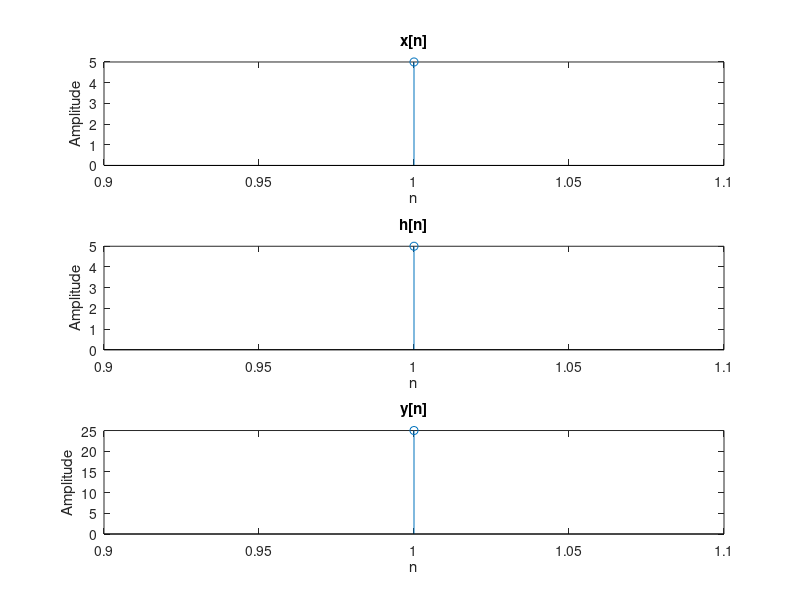

Source code (MATLAB):
x=input('Enter The First Sequence x[n] :');
h=input('Enter The Second Sequence h[n] :');
y=conv(x,h);
figure;
subplot(3,1,1);
stem(x);
title('x[n]');
ylabel('Amplitude');
xlabel('n');
subplot(3,1,2);
stem(h);
title('h[n]');
ylabel('Amplitude');
xlabel('n');

subplot(3,1,3);
stem(y);
title('y[n]');
ylabel('Amplitude');
xlabel('n');
disp('The Result Signal Is :');
disp(y);
